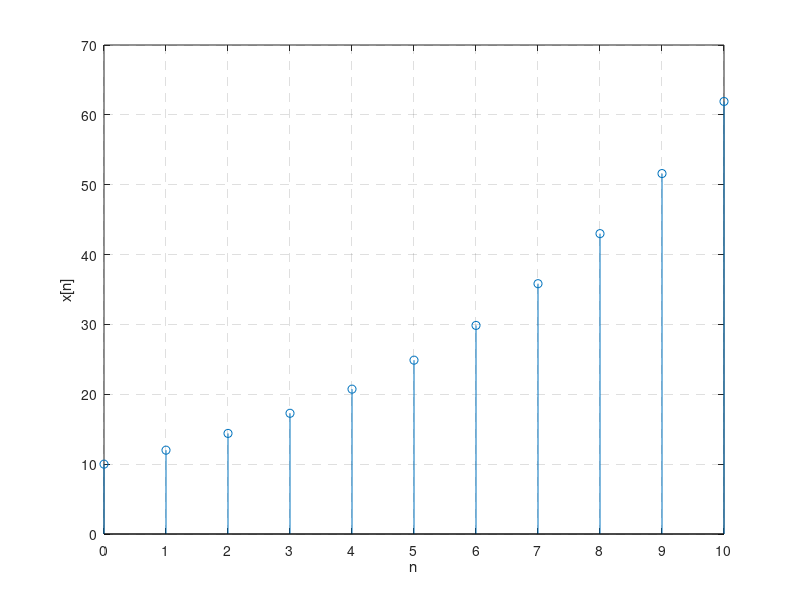

Write the MATLAB code that produced this figure.
n = 0:1:10;
x = 10 * (1.2) .^ n;

stem(n, x);
xlabel('n');
ylabel('x[n]')
grid;
xticks(n);
set(gca,'GridLineStyle','--');
